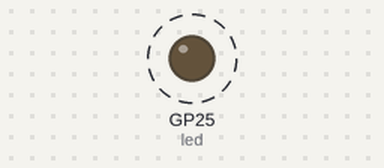
This program was run on a simulated Raspberry Pi Pico running MicroPython. Shown: output pins drawn as LEDs (lit = HIGH). Dashed ring = blinking.

Above: at 0.1 s.
Timing chart, 0 to 3.0 s (numbered marks = the images above):
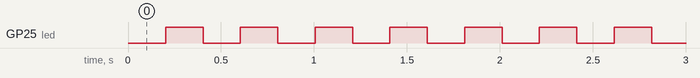

Measured:
- by itself, GP25 (led): alternates HIGH for 0.20 s and LOW for 0.20 s

The program:

blink_without_sleep.py
```python
from machine import Pin
import time

led = Pin(25, Pin.OUT)
led.value(0)

previous_ticks = 0
interval = 200


while True:
    current_ticks = time.ticks_ms()
    if (time.ticks_diff(current_ticks, previous_ticks) > interval):
        previous_ticks = current_ticks
        led.value(0) if led.value() == 1 else led.value(1)
```
